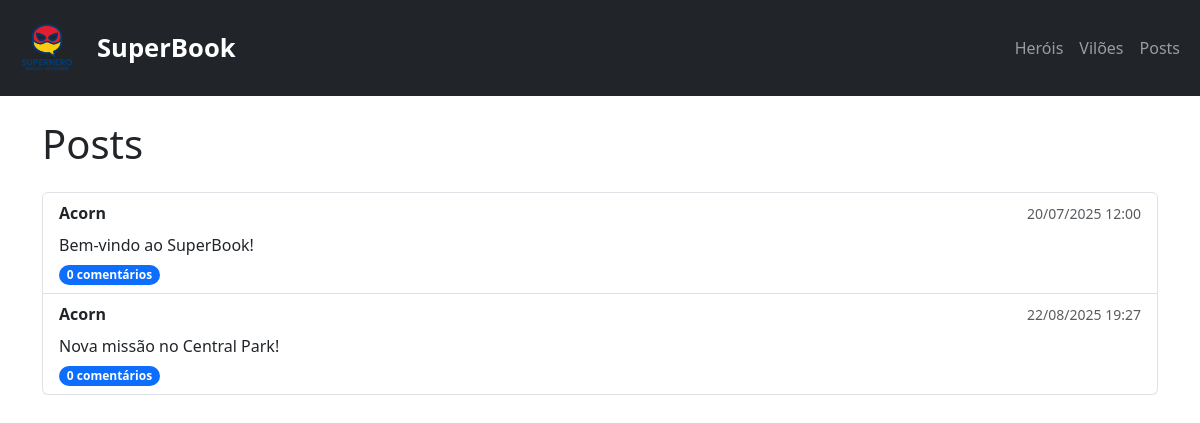
Before: /posts/lista/ with the older database file.
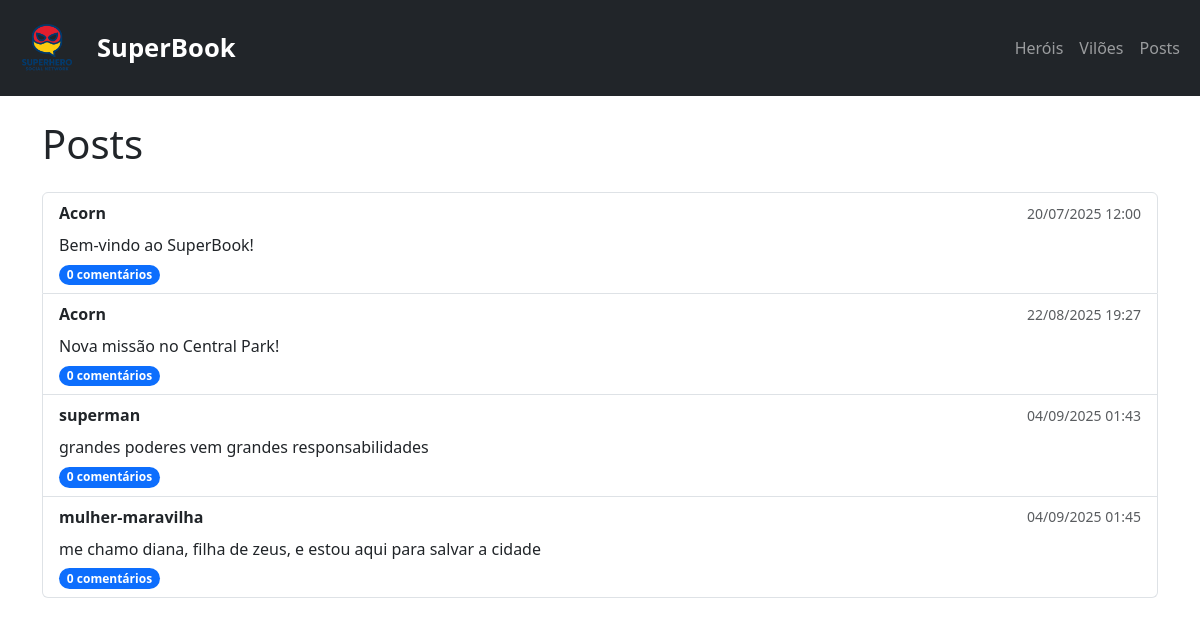
After: the same page with the newer database file.
### posts/models.py (models this page shows, shortened)
class Post(models.Model):
    autor = models.ForeignKey(Hero,on_delete=models.CASCADE, related_name="posts")
    mensagem = models.TextField()
    criado_em = models.DateTimeField(auto_now_add=True)

### heroes/models.py (models this page shows, shortened)
class Hero (models.Model):
    codinome = models.CharField(max_length=50, unique=True)
    poder_principal = models.CharField(max_length=100, blank=True, null=True)
    cidade = models.CharField(max_length=100)
    historia = models.TextField(blank=True, null=True)
    criado_em = models.DateTimeField(auto_now_add=True)
    foto = models.ImageField(upload_to='herois/', blank=True, null=True)

### posts/views.py (the view)
# urls.py: path('lista/', views.lista_posts, name='lista_posts'),
def lista_posts(request):
    posts = Post.objects.all().order_by("criado_em")
    return render(request, "posts/lista_posts.html", {"posts": posts})

### posts/templates/posts/lista_posts.html (shortened to what this page needs)
{% extends "base.html" %}
{% block content %}
<h1 class="mb-4">Posts</h1>
<ul class="list-group">
  {% for post in posts %}
  <li class="list-group-item">
    <a href="{% url 'post_detail' post.pk %}" class="text-decoration-none text-dark">
      <div class="d-flex align-items-center justify-content-between mb-2">
        <div class="d-flex align-items-center">
          <strong>{{ post.autor.codinome }}</strong>
        </div>
        <small class="text-muted">{{ post.criado_em|date:"d/m/Y H:i" }}</small>
      </div>
      <p class="mb-1">{{ post.mensagem }}</p>
    </a>
    <span class="badge bg-primary rounded-pill">
      {{ post.comentarios.count }} comentários
    </span>
  </li>
  {% empty %}
  <li class="list-group-item text-center text-muted">
    Nenhum post encontrado.
  </li>
  {% endfor %}
</ul>
{% endblock %}

### superbook/templates/base.html (shortened to what this page needs)
{% load static %}
<!DOCTYPE html>
<html lang="pt-br">
<head>
  <link rel="stylesheet" href="{% static 'css/style.css' %}">
  <link href="https://cdn.jsdelivr.net/npm/bootstrap@5.3.3/dist/css/bootstrap.min.css" rel="stylesheet">
</head>
<body>
  {% include 'partials/menu.html' %}
  <main class="container mt-4">
    {% block content %}{% endblock %}
  </main>
</body>
</html>

### superbook/templates/partials/menu.html (shortened to what this page needs)
{% load static %}
<nav class="navbar navbar-expand-lg navbar-dark bg-dark">
  <div class="container-fluid">
    <a class="navbar-brand logo-container" href="{% url 'hello_heroes' %}">
      <img src="{% static 'img/logo.png' %}" alt="SuperBook Logo" class="logo-img">
      <span class="logo-text">SuperBook</span>
    </a>
    <div class="collapse navbar-collapse" id="navbarNav">
      <ul class="navbar-nav ms-auto">
        <li class="nav-item">
          <a class="nav-link" href="{% url 'lista_herois' %}">Heróis</a>
        </li>
        <li class="nav-item">
          <a class="nav-link" href="{% url 'lista_viloes' %}">Vilões</a>
        </li>
        <li class="nav-item">
          <a class="nav-link" href="{% url 'lista_posts' %}">Posts</a>
        </li>
      </ul>
    </div>
  </div>
</nav>

### static/css/style.css (style rules this page uses)
.logo-container { display: flex; align-items: center; }
.logo-img { width: 70px; height: auto; }
.logo-text { margin-left: 15px; font-size: 1.6rem; font-weight: bold; color: white; }

Changed rows visible on the page:
added Post: autor.codinome "superman", criado_em "04/09/2025 01:43", mensagem "grandes poderes vem grandes responsabilidades", comentarios.count "0"
added Post: autor.codinome "mulher-maravilha", criado_em "04/09/2025 01:45", mensagem "me chamo diana, filha de zeus, e estou aqui para salvar a cidade", comentarios.count "0"
